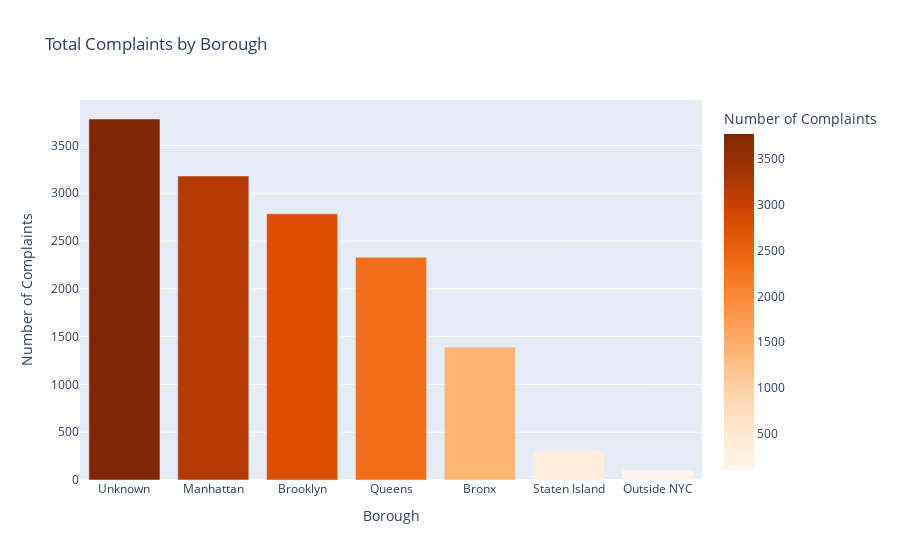

Notebook cell for this chart:
### Code cell
df = pd.read_csv('/Users/carinayan/Downloads/dcwp_complaints_project/data/cleaned_consumer_complaints.csv')

df['Intake Date'] = pd.to_datetime(df['Intake Date'], errors='coerce')
df['Result Date'] = pd.to_datetime(df['Result Date'], errors='coerce')

# Calculate the number of days it took to process each complaint
df['Processing Days'] = (df['Result Date'] - df['Intake Date']).dt.days

# Remove rows with invalid or extreme processing times (e.g., negative or over 500 days)
df = df[(df['Processing Days'] >= 0) & (df['Processing Days'] <= 500)]

fig = px.histogram(
    df,
    x='Processing Days',
    nbins=50,  
    title='Distribution of Complaint Processing Time (Days)',
    labels={'Processing Days': 'Days to Resolve Complaint'}
)

fig.update_layout(bargap=0.1)
fig.show()

### Figure 1 — Plotly figure (JSON) as saved in the notebook; plotly's stock layout.template omitted (floating-point values rounded to 4 significant figures)
{"data": [{"hovertemplate": "Borough=%{x}<br>Number of Complaints=%{marker.color}<extra></extra>", "legendgroup": "", "marker": {"color": [3776, 3180, 2784, 2330, 1390, 303, 101], "coloraxis": "coloraxis", "pattern": {"shape": ""}}, "name": "", "orientation": "v", "showlegend": false, "textposition": "auto", "type": "bar", "x": ["Unknown", "Manhattan", "Brooklyn", "Queens", "Bronx", "Staten Island", "Outside NYC"], "xaxis": "x", "y": [3776, 3180, 2784, 2330, 1390, 303, 101], "yaxis": "y"}], "layout": {"barmode": "relative", "coloraxis": {"colorbar": {"title": {"text": "Number of Complaints"}}, "colorscale": [[0, "rgb(255,245,235)"], [0.125, "rgb(254,230,206)"], [0.25, "rgb(253,208,162)"], [0.375, "rgb(253,174,107)"], [0.5, "rgb(253,141,60)"], [0.625, "rgb(241,105,19)"], [0.75, "rgb(217,72,1)"], [0.875, "rgb(166,54,3)"], [1, "rgb(127,39,4)"]]}, "legend": {"tracegroupgap": 0}, "title": {"text": "Total Complaints by Borough"}, "xaxis": {"anchor": "y", "domain": [0, 1], "title": {"text": "Borough"}}, "yaxis": {"anchor": "x", "domain": [0, 1], "title": {"text": "Number of Complaints"}}}}
